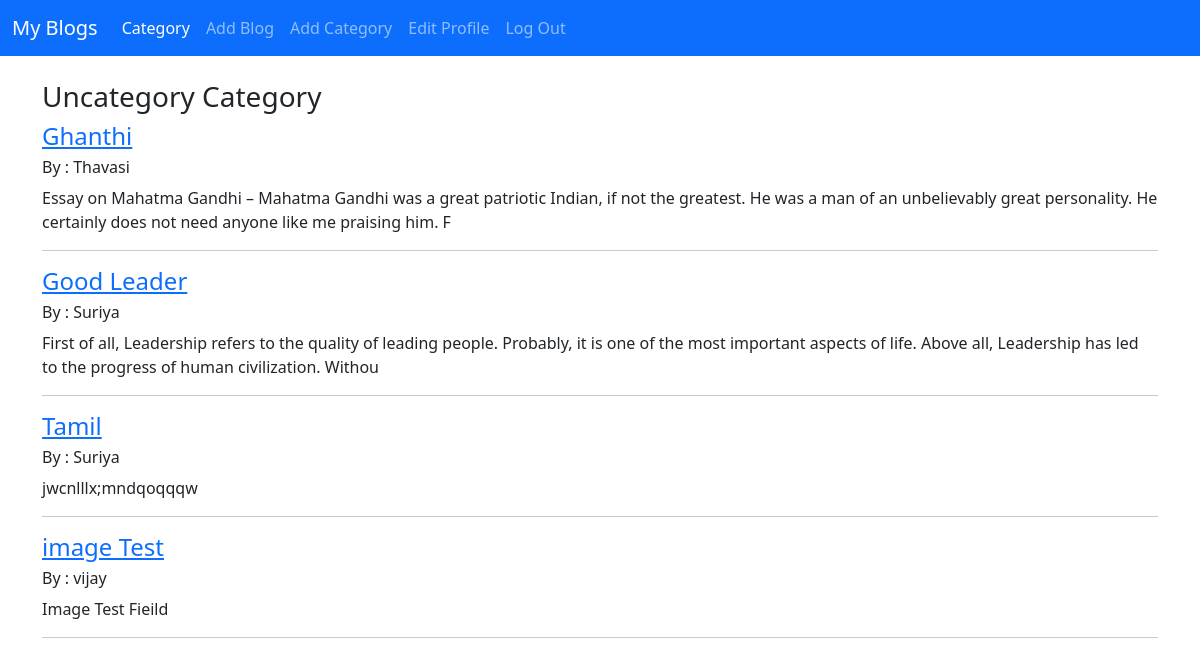
Screenshot of /category/Uncategory (signed in) with the database file from the repository.
### user/models.py (models this page shows, shortened)
class Post(models.Model):
    title=models.CharField(max_length=255)
    titleTag=models.CharField(max_length=255)
    header_image=models.ImageField(null=True,blank=True,upload_to="images/")
    author=models.ForeignKey(User,on_delete=models.CASCADE)
    snippet=models.TextField(max_length=255,default='Click link above to view post....')
    category=models.CharField(max_length=255,default='Uncategory')
    body=RichTextField(blank=True,null=True)
    post_date=models.DateField(auto_now_add=True)
    likes=models.ManyToManyField(User,related_name='blog_post')

### user/views.py (the view)
# urls.py: path('category/<str:cats>',CategoryView,name='category'),
def CategoryView(request,cats):
    category_post=Post.objects.filter(category=cats)
    return render (request,'category.html',{'cats' : cats,'category_post' : category_post})

### user/templates/category.html (shortened to what this page needs)
{% extends 'base.html'%}
{% block content%}
<h3> {{ cats }} Category</h3>
{% for post in category_post%}
<a href="{% url 'article' post.pk%}">
			<h4>{{post.title}}</h4>
		</a>
		<h6>By :
		{{post.author}}
		</h6>
		{{post.body|slice:":200"|safe}}
<hr>
{% endfor %}
{% endblock %}

### rows the page displays
Post: title "Ghanthi", author "Thavasi", body "Essay on Mahatma Gandhi – Mahatma Gandhi was a great patriotic Indian, if not the greatest. He was a man of an unbelievably great personality. He certainly does not need anyone like me praising him. F"
Post: title "Good Leader", author "Suriya", body "First of all, Leadership refers to the quality of leading people. Probably, it is one of the most important aspects of life. Above all, Leadership has led to the progress of human civilization. Withou"
Post: title "Tamil", author "Suriya", body "jwcnlllx;mndqoqqqw"
Post: title "image Test", author "vijay", body "Image Test Fieild"

### other values shown
{{ cats }} "Uncategory"
